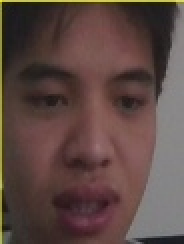
#> input picture img/person/lyz/1.jpg, 92 x 122 px (shown 2 times larger)
$ python recEigenfaces.py
#> lines starting #> are read from the running program, lines starting #| are printed output that depends on the picture; after the words box and inside, x2 and y2 are one past the last pixel; in counts of white or black regions, pixels touching at a corner belong together; long printed decimals are rounded; pictures that were not available may be replaced by others from this repository, and a replacement may not be noted
import cv2
import os
import numpy as np
import shutil
'''
    os中的rmdir需要目录下为空文件夹才可删除，使用shutil的rmtree！
    def: saveImgs() 捕获摄像头并将其中的人脸保存至
    def: loadImgs() 准备人脸验证的图片
    def: recImg()  通过Eigenfaces进行预测
'''
def loadImgs(dataPath):
#> called with dataPath = './img/person'
    imgs = []
    names = []
    labels = []
    label = 0

    #   遍历dataPath路径下所有的文件夹，识别其中每个文件夹的文件名以及图片（每一个文件夹对应着一个人的图片训练集）
    for subdir in os.listdir(dataPath):
        #   每一个人训练集的路径
        subpath = os.path.join(dataPath, subdir)
        #   如果这个路径存在的话，进去取到每一张图片
        if os.path.isdir(subpath):
            names.append(subdir)
            #   遍历每一个人的图片训练集，cv2读出每一张图片并且进行灰度处理，将进行了灰度处理之后的图片imgGray添加到imgs，同时添加标签
            for filename in os.listdir(subpath):
                imgpath = os.path.join(subpath, filename)
                img = cv2.imread(imgpath, cv2.IMREAD_COLOR)
#> img is the input picture: shape (122, 92, 3); mean B, G, R 67, 72, 92.6
                imgGray = cv2.cvtColor(img, code=cv2.COLOR_BGRA2GRAY)
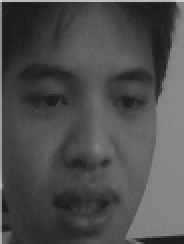
#> imgGray: shape (122, 92) (shown 2 times larger); min 24, max 210, mean 77.6
                imgs.append(imgGray)
                labels.append(label)
            label += 1
#> label = 1
    #   使用np的asarray对图片进行读取，转换为NumPy数组，
    imgs = np.asarray(imgs)
    labels = np.asarray(labels)
    return imgs, names, labels

def recImgs(dataPath):
    #   获取训练集
    imgs, names, labels = loadImgs(dataPath)
    #   创建识别模型
    model = cv2.face.EigenFaceRecognizer_create()
    #   应用训练函数
    model.train(imgs, labels)

    #   检验训练结果：
    camera = cv2.VideoCapture("smileVideo.mp4")
    face_cascade = cv2.CascadeClassifier('./haarcascades/haarcascade_frontalface_alt.xml')

    while True:
        flag, frame = camera.read()
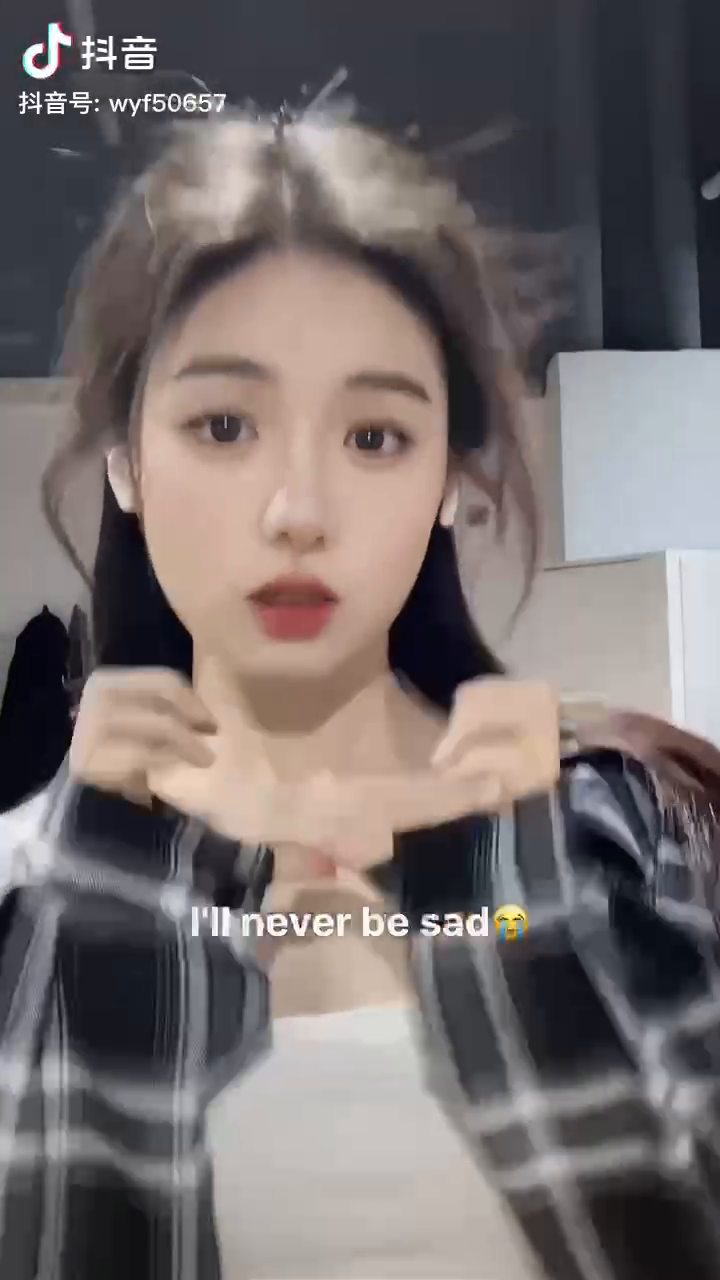
#> input picture frame 54 of TestVideo.mp4, 720 x 1280 px, given in place of smileVideo.mp4, which was not available
#> frame is the input picture: shape (1280, 720, 3); mean B, G, R 109.2, 109.6, 117.7
        if flag == False:
            break
        imgGray = cv2.cvtColor(frame, cv2.COLOR_BGRA2GRAY)
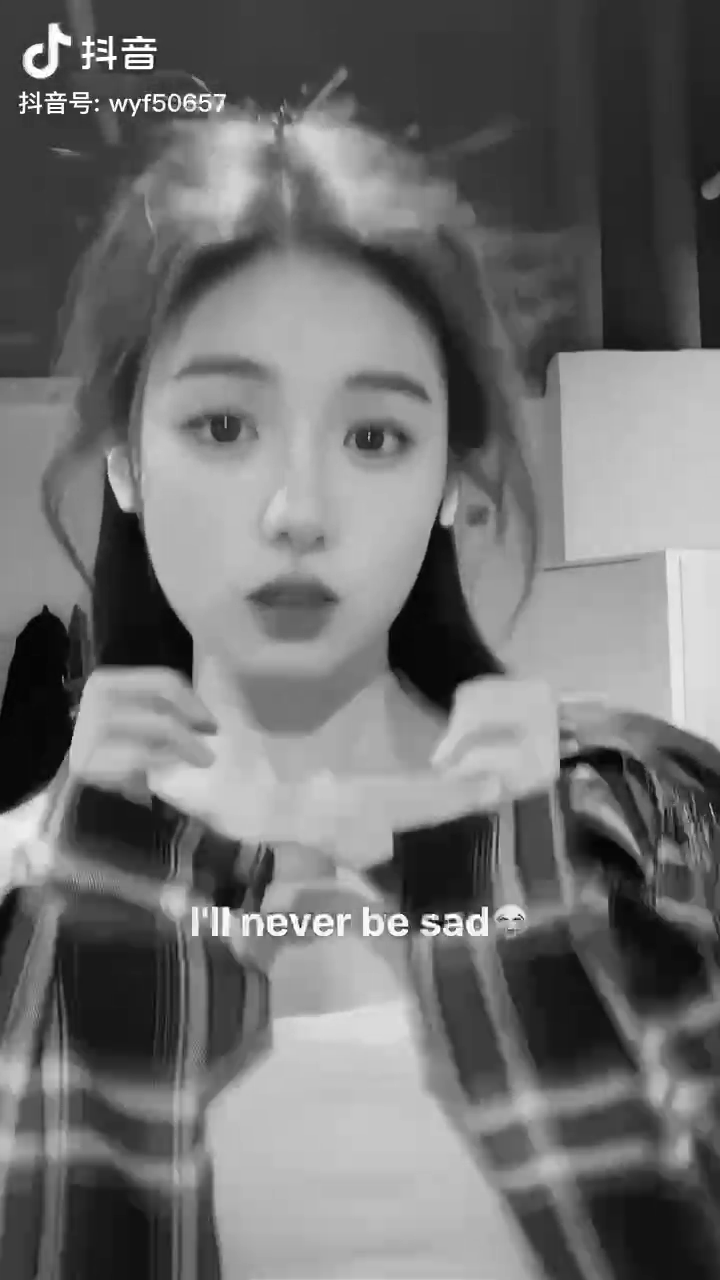
#> imgGray: shape (1280, 720); min 0, max 255, mean 112
        face_zone = face_cascade.detectMultiScale(imgGray, 1.3, 5)
#> face_zone = [[490, 904, 42, 42], [102, 274, 398, 398]]
        #   画出人脸区域，将灰度图进行裁切
        for (x, y, w, h) in face_zone:
            face = cv2.rectangle(frame, (x, y), (x+w, y+h), (0,0,255))  #红色
            recFace = imgGray[y:y+h, x:x+w]
            try:
                #   将裁切后的灰度图变为和图片训练集一样大小的尺寸, 将大尺寸缩小使用INTER_AREA 区域插值可以避免摩尔纹以提高识别精度
                recFace = cv2.resize(recFace, (92,122),interpolation = cv2.INTER_AREA)
                #   对帧进行预测， 返回confidence 置信值评分：置信度评分用来衡量识别结果与原有模型之间的距离。0 表示完全匹配。
                params = model.predict(recFace)
                print(f'标签：{params[0]}, 置信值评分为：{params[1]}')
                cv2.putText(frame, names[params[0]], (x, y - 20), cv2.FONT_HERSHEY_SIMPLEX, 1, 255, 2)
            except:
                cv2.putText(frame, "unn", (x, y - 20), cv2.FONT_HERSHEY_SIMPLEX, 1, 255, 2)
                continue
#> this loop made 2 passes
#> (x, y, w, h, params) on passes 1 to 2: (490, 904, 42, 42, (0, 1317.2)), (102, 274, 398, 398, (0, 933.5))
#| 标签：0, 置信值评分为：1317.247
#| 标签：0, 置信值评分为：933.481
#> pass 1, in recImgs, `recFace = cv2.resize(recFace, (92,122),interpolation = cv2.INTER_AREA)`:
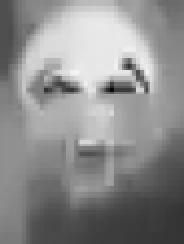
#> recFace: shape (122, 92) (shown 2 times larger); min 6, max 246, mean 140
#> pass 2, in recImgs, `face = cv2.rectangle(frame, (x, y), (x+w, y+h), (0,0,255))`:
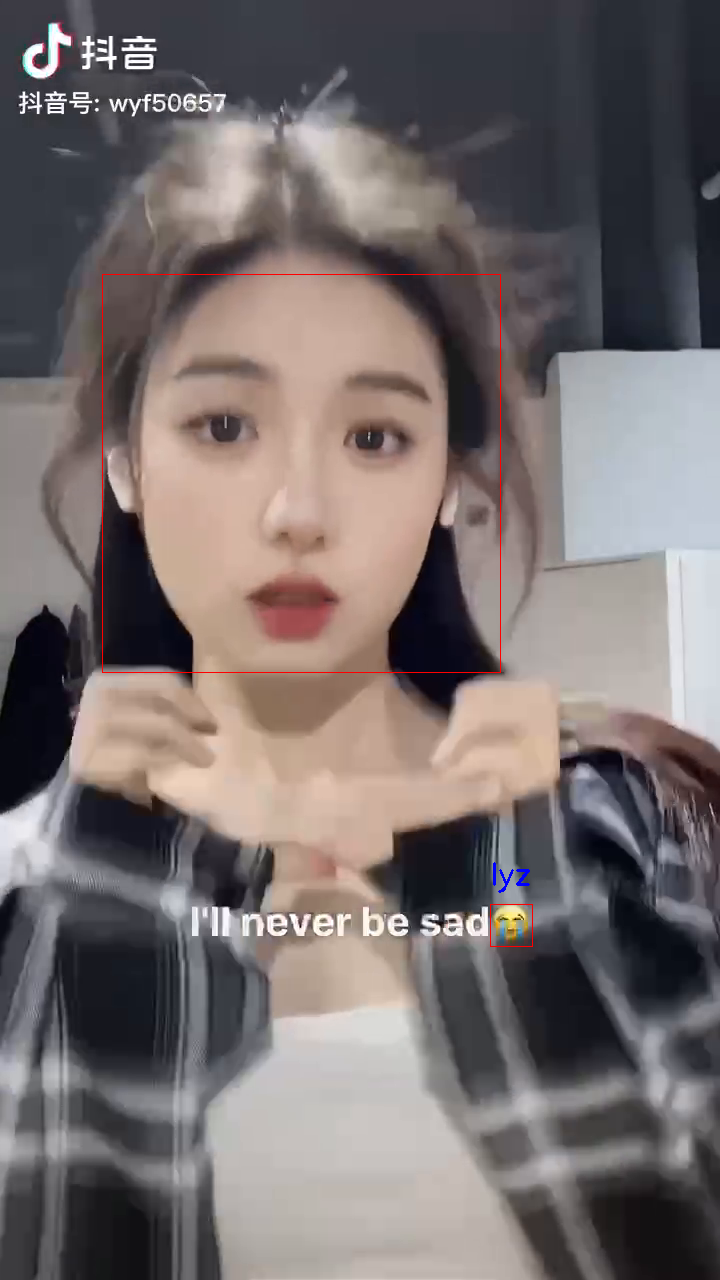
#> face: shape (1280, 720, 3); mean B, G, R 109, 109.4, 118
#> after the loop:
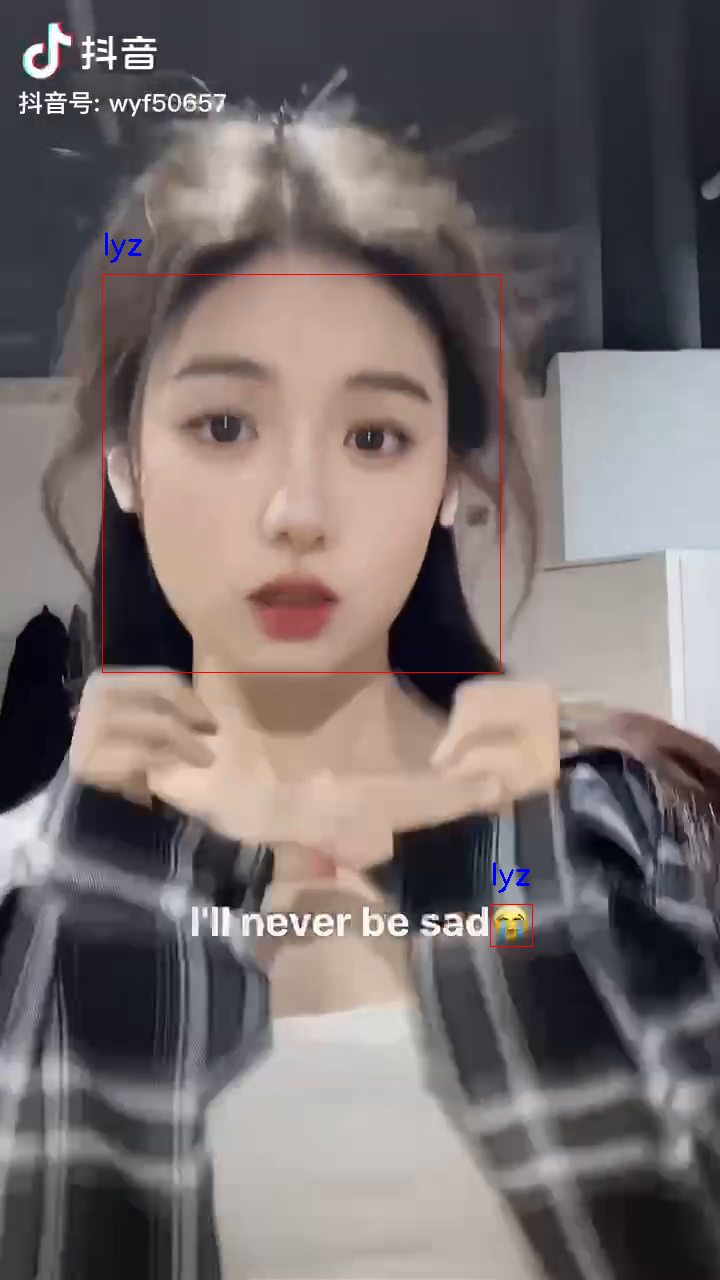
#> frame: shape (1280, 720, 3); 0.26% of pixels changed, all inside (x1, y1, x2, y2) = (102, 232, 533, 947)
#> after the loop:
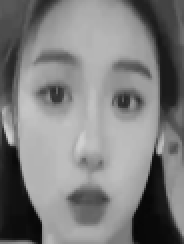
#> recFace: shape (122, 92) (shown 2 times larger); min 5, max 208, mean 125.9

        cv2.imshow('eigenFaceRec', frame)
        if cv2.waitKey(1000 // 60) & 0xff == ord('q'):
#> (key q is pressed here)
            break
    camera.release()
    cv2.destroyAllWindows()

if __name__ == '__main__':
    #默认图片训练集存放位置
    dataPath = './img/person'
    recImgs(dataPath)
